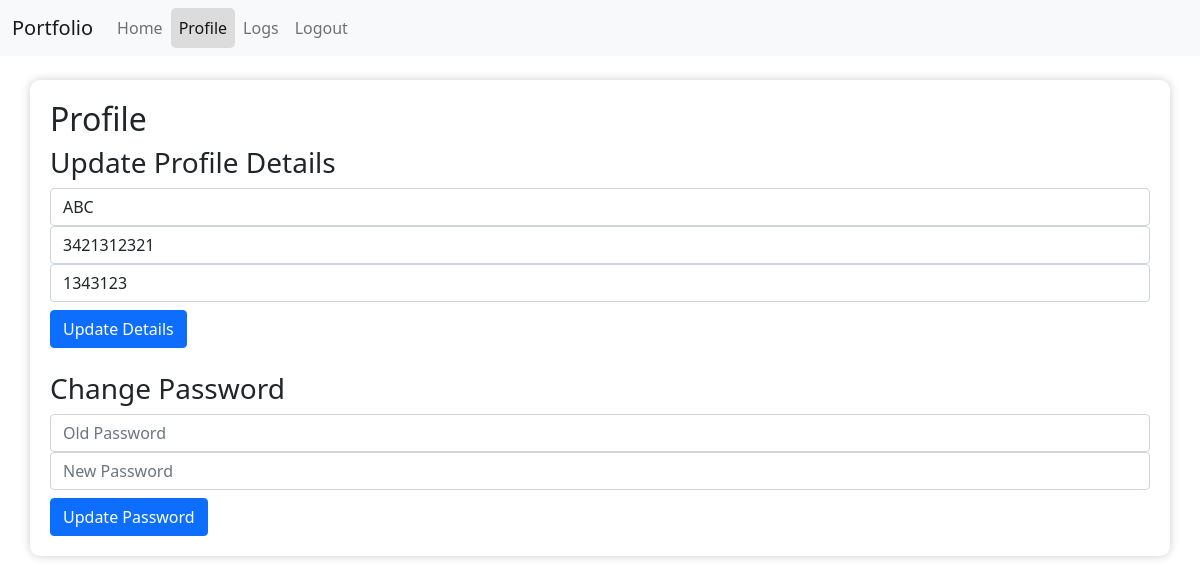
The app's page /profile (signed in) with its own data.
### app.py (models this page shows, shortened)
class User(UserMixin, db.Model):
    id = db.Column(db.Integer, primary_key=True)
    username = db.Column(db.String(150), unique=True, nullable=False)
    email = db.Column(db.String(150), unique=True, nullable=False)
    password = db.Column(db.String(150), nullable=False)
    role = db.Column(db.String(50), default='user')
    full_name = db.Column(db.String(150), nullable=True)
    phone = db.Column(db.String(15), nullable=True)
    age = db.Column(db.Integer, nullable=True)

### app.py (the view, shortened to what this page needs)
@app.route('/profile', methods=['GET', 'POST'])
@login_required
def profile():
    return render_template('profile.html')

### app.py (called while the page is built)
@login_manager.user_loader
def load_user(user_id):
    return User.query.get(int(user_id))

### templates/profile.html
{% extends "base.html" %}
{% block content %}
<h2>Profile</h2>
<form method="POST">
    <h3>Update Profile Details</h3>
    <input type="text" name="full_name" value="{{ current_user.full_name or '' }}" placeholder="Full Name" class="form-control" required>
    <input
        type="text"
        name="phone"
        value="{{ current_user.phone or '' }}"
        placeholder="Phone Number"
        class="form-control"
        pattern="\d{10}"
        maxlength="10"
        minlength="10"
        title="Phone number must be exactly 10 digits"
        required>
    <input type="number" name="age" value="{{ current_user.age or '' }}" placeholder="Age" class="form-control">
    <button type="submit" name="update_details" class="btn btn-primary mt-2">Update Details</button>
</form>
<form method="POST" class="mt-4">
    <h3>Change Password</h3>
    <input type="password" name="old_password" placeholder="Old Password" class="form-control" required>
    <input type="password" name="new_password" placeholder="New Password" class="form-control" required>
    <button type="submit" name="update_password" class="btn btn-primary mt-2">Update Password</button>
</form>
{% endblock %}

### templates/base.html (style rules this page uses)
body { background-image: url('https://t4.ftcdn.net/jpg/07/87/40/71/360_F_787407139_aP3VxZWSWv16XhsiZvpPCikqH9wFjE6I.jpg'); background-size: cover; background-repeat: no-repeat; background-attachment: fixed; background-position: center; }

### records on screen
User: full_name "ABC", phone "3421312321", age "1343123"
